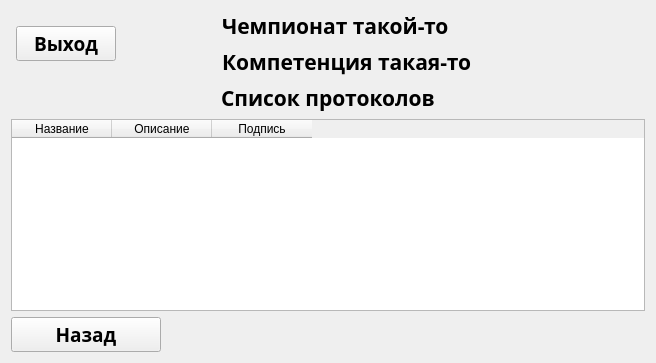
          <widget class="QWidget" name="page_2">
           <layout class="QVBoxLayout" name="verticalLayout_29">
            <item>
             <layout class="QHBoxLayout" name="horizontalLayout_29">
              <item>
               <spacer name="horizontalSpacer_39">
                <property name="orientation">
                 <enum>Qt::Horizontal</enum>
                </property>
                <property name="sizeType">
                 <enum>QSizePolicy::Fixed</enum>
                </property>
                <property name="sizeHint" stdset="0">
                 <size>
                  <width>5</width>
                  <height>20</height>
                 </size>
                </property>
               </spacer>
              </item>
              <item>
               <widget class="QPushButton" name="exitButton_3">
                <property name="sizePolicy">
                 <sizepolicy hsizetype="Fixed" vsizetype="Fixed">
                  <horstretch>0</horstretch>
                  <verstretch>0</verstretch>
                 </sizepolicy>
                </property>
                <property name="minimumSize">
                 <size>
                  <width>100</width>
                  <height>30</height>
                 </size>
                </property>
                <property name="font">
                 <font>
                  <family>Akrobat SemiBold</family>
                  <pointsize>14</pointsize>
                  <bold>true</bold>
                 </font>
                </property>
                <property name="text">
                 <string>Выход</string>
                </property>
               </widget>
              </item>
              <item>
               <spacer name="horizontalSpacer_40">
                <property name="orientation">
                 <enum>Qt::Horizontal</enum>
                </property>
                <property name="sizeType">
                 <enum>QSizePolicy::Fixed</enum>
                </property>
                <property name="sizeHint" stdset="0">
                 <size>
                  <width>100</width>
                  <height>20</height>
                 </size>
                </property>
               </spacer>
              </item>
              <item>
               <layout class="QVBoxLayout" name="verticalLayout_28">
                <item>
                 <widget class="QLabel" name="champTitleLabel_5">
                  <property name="font">
                   <font>
                    <family>Akrobat Bold</family>
                    <pointsize>16</pointsize>
                    <bold>true</bold>
                   </font>
                  </property>
                  <property name="text">
                   <string>Чемпионат такой-то</string>
                  </property>
                 </widget>
                </item>
                <item>
                 <widget class="QLabel" name="compTitleLabel_4">
                  <property name="font">
                   <font>
                    <family>Akrobat Bold</family>
                    <pointsize>16</pointsize>
                    <bold>true</bold>
                   </font>
                  </property>
                  <property name="text">
                   <string>Компетенция такая-то</string>
                  </property>
                 </widget>
                </item>
               </layout>
              </item>
              <item>
               <spacer name="horizontalSpacer_41">
                <property name="orientation">
                 <enum>Qt::Horizontal</enum>
                </property>
                <property name="sizeType">
                 <enum>QSizePolicy::MinimumExpanding</enum>
                </property>
                <property name="sizeHint" stdset="0">
                 <size>
                  <width>60</width>
                  <height>20</height>
                 </size>
                </property>
               </spacer>
              </item>
              <item>
               <widget class="QLabel" name="biglogoLabel_5">
                <property name="text">
                 <string/>
                </property>
                <property name="pixmap">
                 <pixmap resource="Лого/Logo.qrc">:/Logos/DS.png</pixmap>
                </property>
               </widget>
              </item>
              <item>
               <spacer name="horizontalSpacer_42">
                <property name="orientation">
                 <enum>Qt::Horizontal</enum>
                </property>
                <property name="sizeType">
                 <enum>QSizePolicy::Fixed</enum>
                </property>
                <property name="sizeHint" stdset="0">
                 <size>
                  <width>100</width>
                  <height>20</height>
                 </size>
                </property>
               </spacer>
              </item>
             </layout>
            </item>
            <item>
             <layout class="QHBoxLayout" name="horizontalLayout_30">
              <item>
               <widget class="QLabel" name="champTitleLabel_6">
                <property name="sizePolicy">
                 <sizepolicy hsizetype="Fixed" vsizetype="Fixed">
                  <horstretch>0</horstretch>
                  <verstretch>0</verstretch>
                 </sizepolicy>
                </property>
                <property name="font">
                 <font>
                  <family>Akrobat Bold</family>
                  <pointsize>16</pointsize>
                  <bold>true</bold>
                 </font>
                </property>
                <property name="text">
                 <string>Список протоколов</string>
                </property>
               </widget>
              </item>
             </layout>
            </item>
            <item>
             <widget class="QTableWidget" name="MembersPage_ProtocolsPage">
              <column>
               <property name="text">
                <string>Название</string>
               </property>
              </column>
              <column>
               <property name="text">
                <string>Описание</string>
               </property>
              </column>
              <column>
               <property name="text">
                <string>Подпись</string>
               </property>
              </column>
             </widget>
            </item>
            <item>
             <widget class="QPushButton" name="backToMainButton_3">
              <property name="sizePolicy">
               <sizepolicy hsizetype="Fixed" vsizetype="Fixed">
                <horstretch>0</horstretch>
                <verstretch>0</verstretch>
               </sizepolicy>
              </property>
              <property name="minimumSize">
               <size>
                <width>150</width>
                <height>30</height>
               </size>
              </property>
              <property name="font">
               <font>
                <family>Akrobat SemiBold</family>
                <pointsize>14</pointsize>
                <bold>true</bold>
               </font>
              </property>
              <property name="text">
               <string>Назад</string>
              </property>
             </widget>
            </item>
           </layout>
          </widget>
